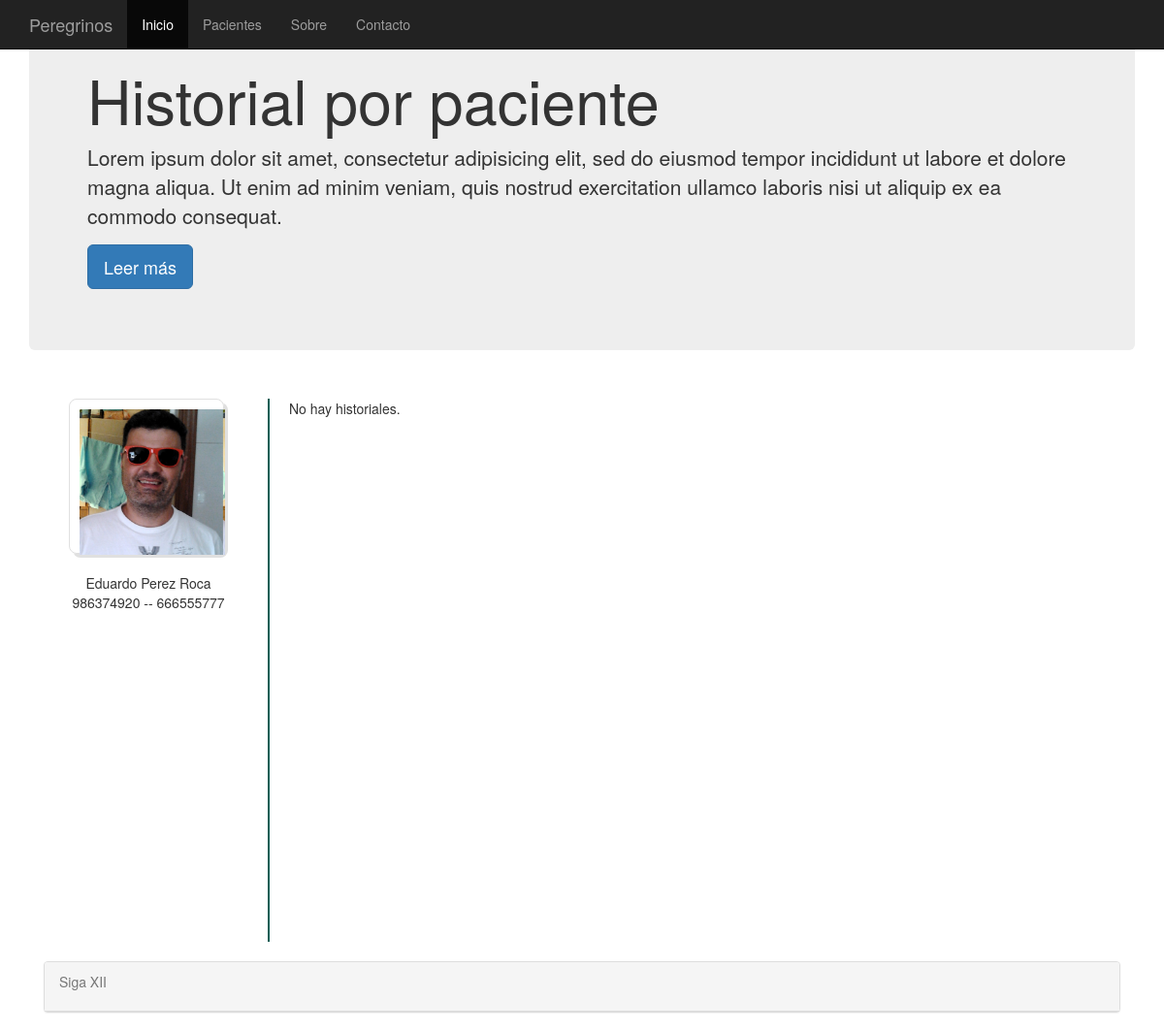
The page /historial/2/ on the database as committed earlier.
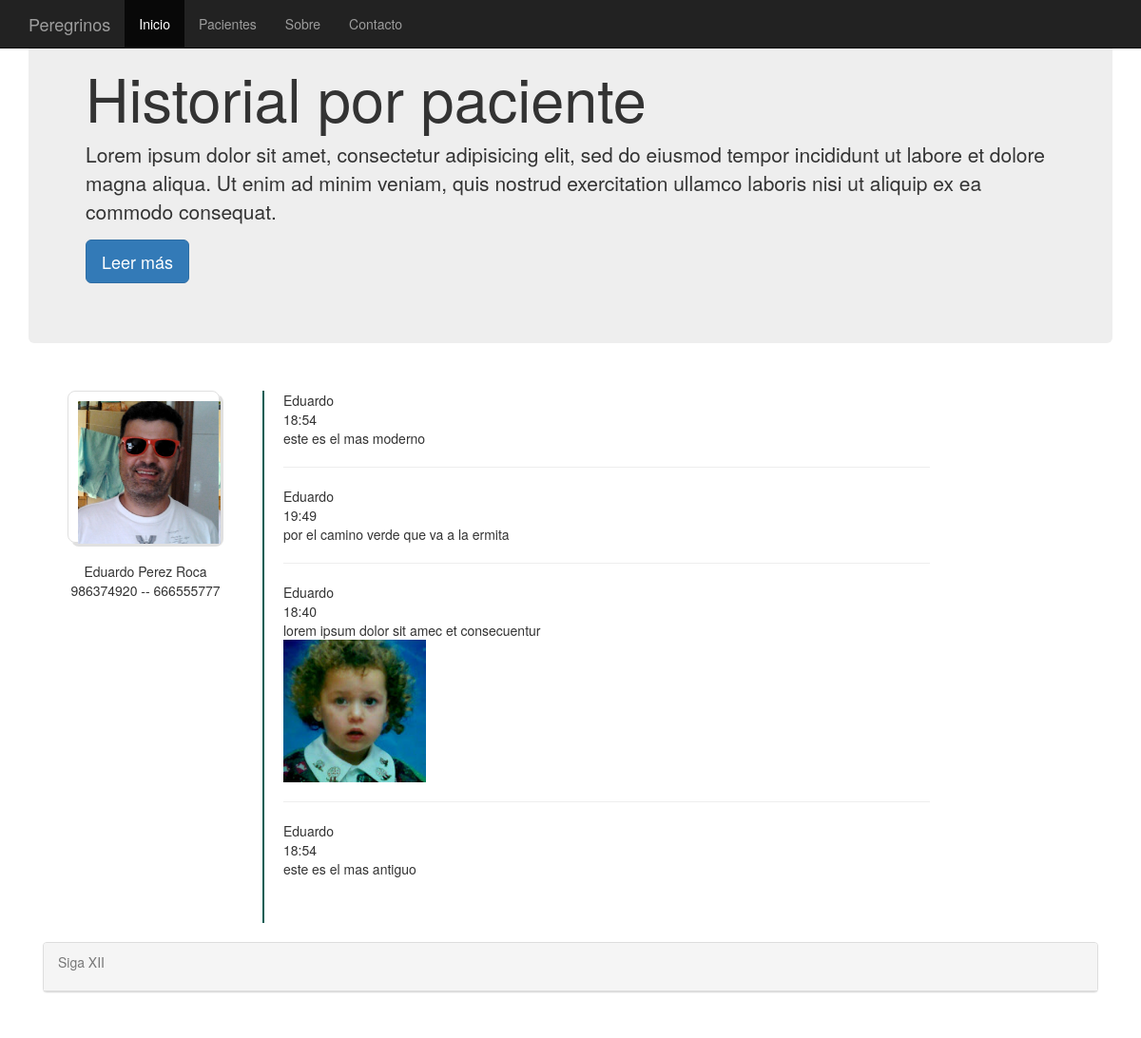
The same page on the database as committed later.
### clinica/models.py (models this page shows, shortened)
class clientes(models.Model):
    nombre = models.CharField(max_length=75)
    apellidos = models.CharField(max_length=75)
    telefono =  models.PositiveIntegerField(null=True, blank=True)
    telefono2 = models.PositiveIntegerField(null=True, blank=True)
    antiguedad = models.DateTimeField(default=datetime.now, blank=True)
    fotografia = models.ImageField(upload_to='imagenes', blank=True)
    def __unicode__(self):
    	return self.nombre

class historial(models.Model):
    cliente = models.ForeignKey(clientes, default=None, null=True, blank=True)
    fecha = models.DateTimeField(default=datetime.now, blank=True)
    comentario = models.TextField()
    fotografia = models.ImageField(upload_to='imagenes', blank=True)

### clinica/views.py (the view)
# urls.py: url(r'^historial/([\w]+)/$', ListaHistorial.as_view(), name='listahistorial' ),
class ListaHistorial(ListView):
    def get_queryset(self):
        self.cliente = get_object_or_404(clientes, id=self.args[0])
        return historial.objects.filter(cliente=self.cliente).order_by('-fecha')
    def get_context_data(self,**kwargs):
        context = super(ListaHistorial,self).get_context_data(**kwargs)
        context['cliente']=self.cliente
        return context

### templates/clinica/historial_list.html
{% extends "base.html" %}
{%   load   staticfiles   %}
{% block elcss %}
<link   rel="stylesheet"   type="text/css"   href="{%   static  'clinica/css/historial.css'   %}"   />
{% endblock %}
{% block titulo %}
Historial por paciente
{% endblock %}
{% block content %}
<div id="historial_cuerpo">
	<div id="historial_esquerda">
		<div id="historial_esquerda_foto">
			{% if cliente.fotografia %}
				<img src="{{ cliente.fotografia.url }}" width="150" height="150" >
			{% else %}
				<img src="/media/imagenes/user.jpg" width="150" height="150">
			{% endif %}
		</div>
		<center>
		  <spam class="rotulo">{{cliente.nombre | capfirst}} {{cliente.apellidos | capfirst}}</spam>
			<br />
      <spam class="rotulo">{{cliente.telefono}} --  {{cliente.telefono2}}</spam>
			<br/>
		</center>
	</div>
	<div id="historial_dereita">
    {% if object_list %}
    	{% for historial  in object_list %}
				<spam > {{ historial.cliente }} </spam>
				<br />
				<spam > {{ historial.fecha | date:"H:i" }} </spam>
        <br />
				<spam > {{ historial.comentario }} </spam>
				<br />
				{% if historial.fotografia %}
					<img src="{{ historial.fotografia.url }}" width="150" height="150" >
				{% endif %}
				<hr />
      {% endfor %}
    {% else %}
    	<p>No hay historiales.</p>
    {% endif %}
	</div>
</div>
{% endblock %}

### templates/base.html (shortened to what this page needs)
{%   load   staticfiles   %}
<!DOCTYPE html>
<html lang="en">
<head>
	<link href="{% static 'css/bootstrap.min.css' %}" rel="stylesheet">
{%block elcss %}{% endblock %}
</head>
<body>
	<nav class="navbar navbar-inverse navbar-fixed-top">
		<div class="container">
			<div class="navbar-header">
				<a class="navbar-brand" href="#">Peregrinos</a>
			</div>
			<div id="navbar" class="collapse navbar-collapse">
				<ul class="nav navbar-nav">
					<li class="active"><a href="/index">Inicio</a></li>
					<li><a href="/pacientes">Pacientes</a></li>
					<li><a href="#about">Sobre</a></li>
					<li><a href="#contact">Contacto</a></li>
				</ul>
			</div>
		</div>
	</nav>
	<div class="container">
		<div class="jumbotron">
			<h1 class="h1 h1-primary">{% block titulo %} {%endblock %}</h1>
			<p>Lorem ipsum dolor sit amet, consectetur adipisicing elit, sed do eiusmod
				tempor incididunt ut labore et dolore magna aliqua. Ut enim ad minim veniam, quis nostrud exercitation ullamco laboris nisi ut aliquip ex ea commodo consequat.</p>
				<p><a class="btn btn-primary btn-lg" role="button">Leer más</a></p>
			</div>
				{% block content %} {% endblock %}
	</div>
	<div class="container">
		<row>
			<div class="col-md-12" >
				<div class="panel panel-default">
					<div class="panel-heading">
						<p class="text-muted">Siga XII</p>
					</div>
				</div>
			</div>
		</row>
	</div>
</body>
</html>

### static/clinica/css/historial.css (style rules this page uses)
#historial_cuerpo { width: 950px; height: 600px; }
#historial_esquerda { float:left; margin-top: 20px; margin-bottom: 20px; width: 248px; height: 560px; border-right: 2px solid #075E55; }
#historial_esquerda_foto { float: left; height: 160px; width: 160px; margin-left: 41px; margin-bottom : 20px; padding-top: 10px; padding-left: 10px; border: 1px solid #e0e0e0; border-radius: 8px 8px 8px 8px; box-shadow: 4px 4px #e0e0e0; }
#historial_dereita { float:left; margin-top: 20px; margin-bottom: 20px; margin-left: 20px; width: 680px; height: 520px; overflow: auto; }

Rows that differ between the two databases and show on the page:
added historial: cliente "Eduardo", fecha "18:54", comentario "este es el mas moderno"
added historial: cliente "Eduardo", fecha "19:49", comentario "por el camino verde que va a la ermita"
added historial: cliente "Eduardo", fecha "18:40", comentario "lorem ipsum dolor sit amec et consecuentur", fotografia (picture)
added historial: cliente "Eduardo", fecha "18:54", comentario "este es el mas antiguo"
Other text that changed with them:
text no longer shown: "No hay historiales."
